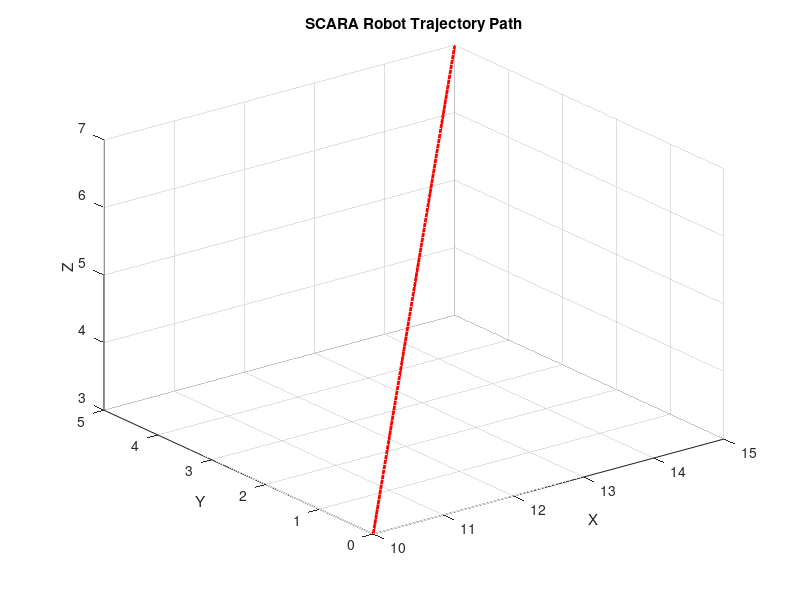

Source code (MATLAB):
% === Step 1: Define robot link lengths and points ===
L1 = 10;  % Length of link 1
L2 = 8;   % Length of link 2

% Define start and end positions in 3D
start_pos = [10, 0, 3];
end_pos = [15, 5, 7];

% Number of points in trajectory
numPoints = 100;

% === Step 2: Generate linear 3D path ===
x_vals = linspace(start_pos(1), end_pos(1), numPoints);
y_vals = linspace(start_pos(2), end_pos(2), numPoints);
z_vals = linspace(start_pos(3), end_pos(3), numPoints);

% === Step 3: Define inverse kinematics function ===
inverseKinematicsSCARA = @(x, y, z) deal( ...
    atan2d(y, x) - acosd((x^2 + y^2 - L1^2 - L2^2)/(2*L1*L2)), ...
    acosd((x^2 + y^2 - L1^2 - L2^2)/(2*L1*L2)), ...
    z);

% === Step 4: Calculate joint values for each path point ===
theta1_list = zeros(1, numPoints);
theta2_list = zeros(1, numPoints);
d3_list = zeros(1, numPoints);

for i = 1:numPoints
    [theta1, theta2, d3] = inverseKinematicsSCARA(x_vals(i), y_vals(i), z_vals(i));
    theta1_list(i) = theta1;
    theta2_list(i) = theta2;
    d3_list(i) = d3;
end

% === Step 5: Compute simple cost to measure smoothness ===
cost = 0;
for i = 2:numPoints
    d_theta1 = abs(theta1_list(i) - theta1_list(i-1));
    d_theta2 = abs(theta2_list(i) - theta2_list(i-1));
    d_d3     = abs(d3_list(i) - d3_list(i-1));
    
    cost = cost + d_theta1 + d_theta2 + d_d3;
end

fprintf('Total joint-space movement cost: %.2f\n', cost);

% === Step 6: Plot the 3D trajectory ===
figure;
plot3(x_vals, y_vals, z_vals, 'r-', 'LineWidth', 2);
xlabel('X'); ylabel('Y'); zlabel('Z');
grid on;
title('SCARA Robot Trajectory Path');
